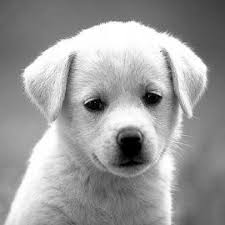
#> input picture image/dog.jpeg, 225 x 225 px
$ python b_decrease_intensity.py
#> lines starting #> are read from the running program, lines starting #| are printed output that depends on the picture
import cv2
import numpy as np
import matplotlib.pyplot as plt

image=cv2.imread("../image/dog.jpeg",cv2.IMREAD_GRAYSCALE)
#> image is the input picture: shape (225, 225); min 0, max 255, mean 155.5
image=cv2.resize(image,(512,512))
#> image: shape (512, 512)

numOfBits=8
# quantizedImage=[]

while numOfBits >=1:
    quantizedValue=255/(2*numOfBits-1)
    quantizedImage=(image/quantizedValue).astype(np.uint)*quantizedValue
    # plt.subplot(2,2,1)
    plt.imshow(quantizedImage,cmap="gray")
    title = f"{numOfBits} bits"
    plt.title(title)
    plt.pause(1)
    numOfBits-=1

plt.show()
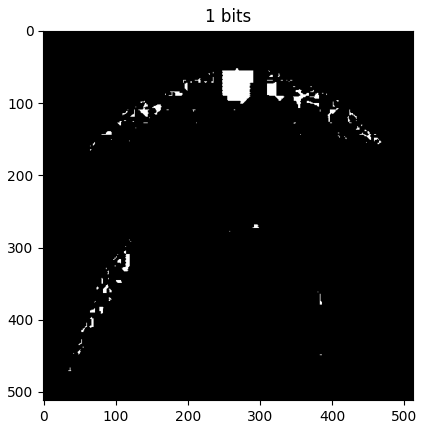
#> figure drawn by matplotlib, 1 panel
